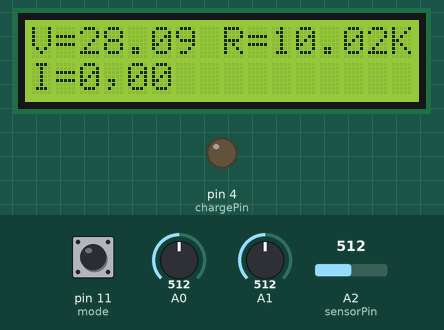
Recording of a sketch running on a simulated Arduino Uno, built with avr-gcc and run on an emulated ATmega328P. Parts: 16×2 character LCD, output pins drawn as LEDs (lit = HIGH). Inputs (shaded band) come from the test bench; at power-on: A2 (sensorPin) = 512, A0 = 512, A1 = 512, pin 11 (mode) HIGH. What the sketch prints to the serial monitor is not drawn.

Above: at 7.2 s.
7.3 s: A2 (sensorPin) set to 1011
At 9.0 s:
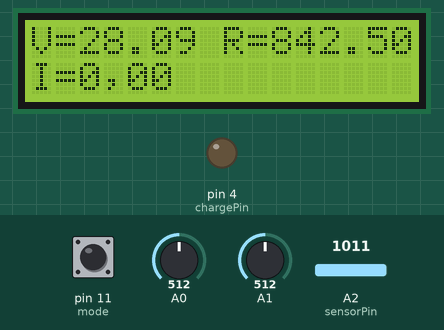
9.6 s: A2 (sensorPin) set to 1023
At 11.2 s:
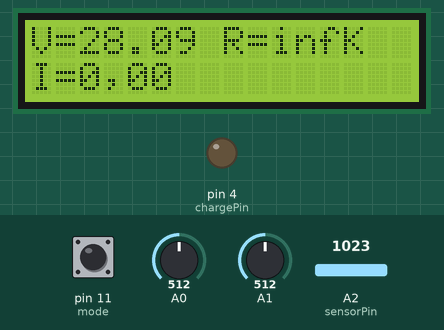
11.6 s: A0 set to 658
At 13.3 s:
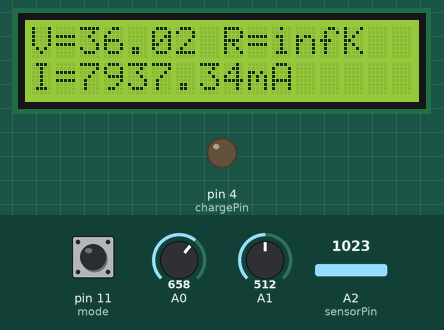
13.6 s: A1 set to 716
At 15.3 s:
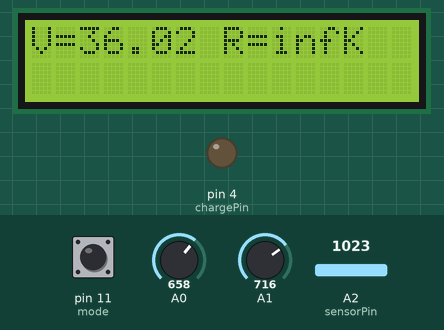
15.6 s: A2 (sensorPin) set to 990
At 17.3 s:
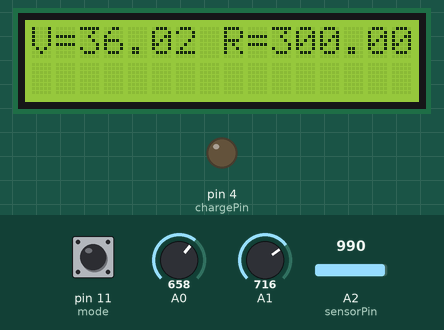
17.6 s: A1 set to 638
At 18.6 s:
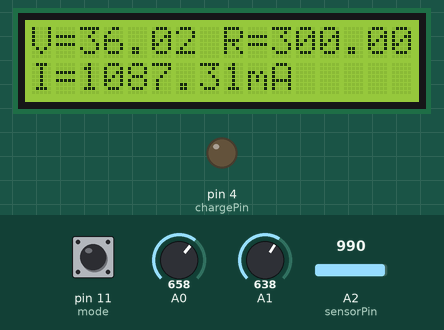
Timing chart, 0 to 20.6 s (numbered marks = the images above; inputs shaded):
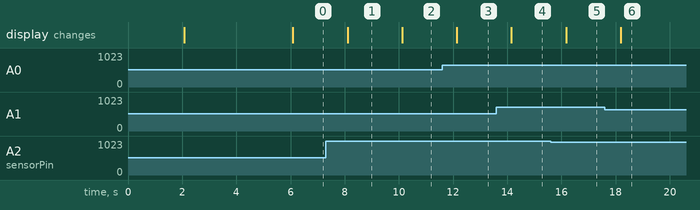

The sketch:

mul6END.ino
```cpp
#include "LiquidCrystal.h"


LiquidCrystal lcd(10, 9,8, 7, 6, 5);

//v2

 float input_voltage2 = 0.0;
float temp2=0.0;
float r12=98300.0;
float r22=9700.0;

//v1

 float input_voltage = 0.0;
float temp=0.0;
float r1=98300.0;
float r2=9700.0;

//capacitor

#define analogPin      A3
#define chargePin      4
#define dischargePin   3
#define resistorValue  9700.0F

#define mode      11
unsigned long startTime;
unsigned long elapsedTime;
float microFarads;
float nanoFarads;

//resistor

const int sensorPin = A2;  // Analog input pin that senses Vout
int sensorValue = 0;       // sensorPin default value
float Vin = 5;             // Input voltage
float Vout = 0;            // Vout default value
float Rref = 10000;          // Reference resistor's value in ohms (you can give this value in kiloohms or megaohms - the resistance of the tested resistor will be given in the same units)
float R = 0;               // Tested resistors default value


void setup()
{
   Serial.begin(9600);     //  opens serial port, sets data rate to 9600 bps
   lcd.begin(16, 2);       //// set up the LCD's number of columns and rows:
 lcd.setCursor(0, 0);
 lcd.print("***WELCOM TO***");
 lcd.setCursor(0, 1);
  lcd.print("FEE PHYSICS LAB");
 delay(2000);
 lcd.clear();
  lcd.print("DIGITAL MULTITER");
lcd.setCursor(0, 1);
  lcd.print("***PREB YEAY***");
  delay(4000);
  lcd.clear();
pinMode(mode, INPUT);
   pinMode(chargePin, OUTPUT);
  digitalWrite(chargePin, LOW);


}
void loop()
{
  int Mode = digitalRead(mode);
if(Mode==LOW){
  //capacitor


     digitalWrite(chargePin, HIGH);
  startTime = millis();
  while(analogRead(analogPin) < 648){
  }

  elapsedTime= millis() - startTime;
  microFarads = ((float)elapsedTime / resistorValue) * 1000;


  digitalWrite(chargePin, LOW);
  pinMode(dischargePin, OUTPUT);
  digitalWrite(dischargePin, LOW);
  while(analogRead(analogPin) > 0){
 }

  pinMode(dischargePin, INPUT);

if (microFarads > 1){
  lcd.clear();
      lcd.setCursor(0, 1);
     lcd.print("C=");
     lcd.print(microFarads);
    lcd.print(" uF");

  }

  else{

    lcd.clear();
     lcd.setCursor(0, 0);
    lcd.print("CAPACITOR METER");
    nanoFarads = microFarads * 1000.0;
   lcd.setCursor(0, 1);
     lcd.print("C=");
     lcd.print(nanoFarads);
    lcd.print("nF");
  }
    //serial
 Serial.print("vdc:");
      Serial.print(0);
       Serial.print(",vac:");
      Serial.print(0);
       Serial.print(",i:");
      Serial.print(0);
       Serial.print(",c:");
      Serial.print(microFarads);
 Serial.print(",r:");
      Serial.print(0);
Serial.println();

 }
else {

//voltmeter

   float analog_value = analogRead(A0);
    temp = (analog_value * 5.0) / 1024.0;
   input_voltage = temp / (r2/(r1+r2));
   input_voltage+=.25;
   if (input_voltage < 0.26)
   {
     input_voltage=0.0;
   }


   //ammeter

   float analog_value2 = analogRead(A1);
    temp2 = (analog_value2 * 5.0) / 1024.0;
   input_voltage2 = temp2 / (r22/(r12+r22));
   input_voltage2+=.25;
   if (input_voltage2 < 0.26)
   {
     input_voltage2=0.0;
   }

   float amp = ((input_voltage-input_voltage2)/1);


//resistor

    sensorValue = analogRead(sensorPin);  // Read Vout on analog input pin A1(Arduino can sense from 0-1023, 1023 is 5V)
  Vout = (Vin * sensorValue) / 1023;    // Convert Vout to volts
  R = Rref * (1 / ((Vin / Vout) - 1));  // Formula to calculate tested resistor's value


 //lcd


   lcd.clear();
    lcd.setCursor(0, 0);
    lcd.print("V=");
    lcd.print(input_voltage);
    //  lcd.print(" v");


lcd.setCursor(7, 0);
   // lcd.print("V=");
   if(R>=1000)
   {
   lcd.print(" R=");
    lcd.print(R/1000);
    lcd.print("K  ");
   }
   else if(R<1000&&R>0){
   lcd.print(" R=");
    lcd.print(R);
   }
else if(R==0)
 lcd.print(" R=      ");

    lcd.setCursor(0, 1);

    if(amp>=1000)
   {
   lcd.print("I=");
    lcd.print(amp);
    lcd.print("A ");
   }
   else if(amp<1000 && amp>0){
   lcd.print("I=");
    lcd.print(amp*1000);
    lcd.print("mA");
   }
else if(amp==0)
 lcd.print("I=0,00");


    //lcd.setCursor(8, 1);

   // lcd.print("v2=");
     // lcd.print(input_voltage2);

//serial

    Serial.print("vdc:");
      Serial.print(input_voltage);
       Serial.print(",vac:");
      Serial.print(input_voltage);
       Serial.print(",i:");
      Serial.print(amp);
       Serial.print(",c:");
      Serial.print(microFarads);
 Serial.print(",r:");
      Serial.print(R);
Serial.println();


 delay(1000);
}

   }
```

Measured:
- the behaviour switches between 1022 and 1023 on A2 (sensorPin) (found by bisection; images 1 and 2)
- after the input at 7.3 s, the display: changes after 0.80 s (image 1)
- after the input at 9.6 s, the display: changes after 0.52 s (image 2)
- after the input at 11.6 s, the display: changes after 0.54 s (image 3)
- after the input at 13.6 s, the display: changes after 0.56 s (image 4)
- after the input at 15.6 s, the display: changes after 0.57 s (image 5)
- after the input at 17.6 s, the display: changes after 0.59 s (image 6)
